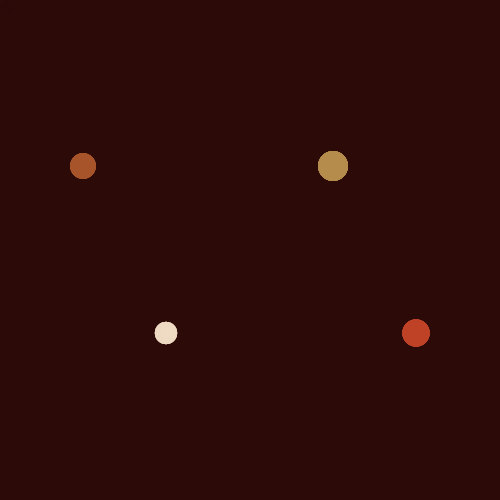
Frame 1 (no input)
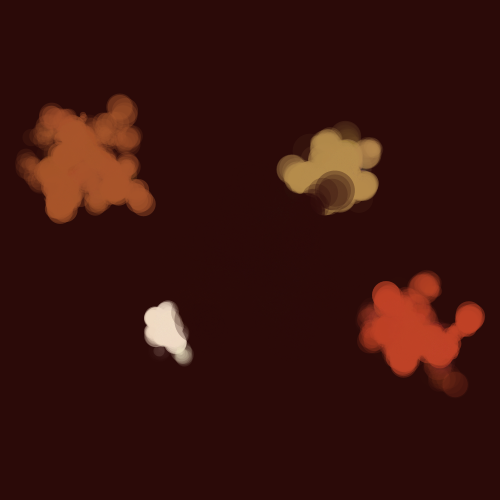
Frame 60 (the mouse pressed at the canvas centre just before this capture)
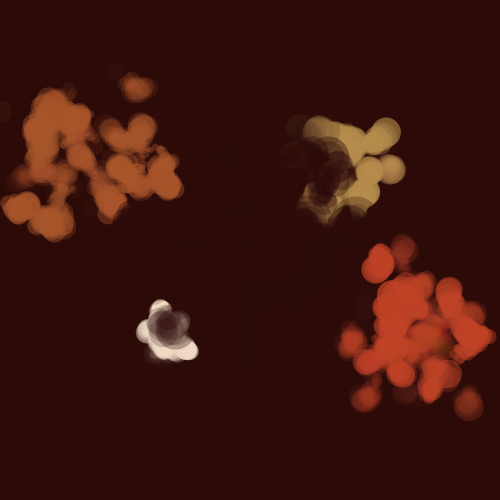
Frame 120 (the mouse held since frame 60 and released just before this capture)

The Processing sketch that drew these frames (run headless with seeded random() and noise(); from frame 60 on, the mouse is pressed at the canvas centre):

// Processing sketch: processing_116771
// ── processing_116771.pde

Cell[]myCells = new Cell [170];//161 cells

Cell myCell;

void setup() {
  size(500, 500); 
  colorMode(HSB, 360, 100, 100, 100);//sets colour to HSB and allows me to change the numbers if needed
  frameRate(60); //  the frame rate
  smooth(); // smooths "animation" 
  for (int i = 0; i < myCells.length; i++) { // i = 0 - till the end of the array "length"(i.e 170). 171  i's one for each integer between 0 and 170
    myCells[i] = new Cell(); // for each i a new Cell is created 
    if ( (i>= 0 ) && (i<40) ){ // cells 0-39 to positionA 
      myCells[i].setPosition(5*width/6, 2*height/3, 11, 80, 75, 5, 25);//(xl, yl, cH, cS, cB, v)
    }
    if ((i >=40) && (i<80)) { //cells40-79 to positionB 
      myCells[i].setPosition(width/6, height/3, 20, 75, 66, 6, 20);
    }
    if ((i>=80)&&(i<105)) {//cells 80-109 to positionC
      myCells[i].setPosition(2*width/3, height/3, 37, 58, 71, 4, 30);
    }
    if ((i>=105)&&(i<125)) {//cells 80-109 to positionD
      myCells[i].setPosition(width/3, 2*height/3, 31,18,94, 2, 10);
    }
    if (i>=125) {
      myCells[i].setPosition(width/2, height/2, 3,80,17,10, 40);
  }
  }
}

void draw() {
  background(3, 80, 17);//background colour
  
  for (int i = 0; i<myCells.length; i++) { // for all applicable values of i
    myCells[i].display();// each cell is run through the display function
    myCells[i].update();// each cell is run through the update function
  }

}

class Cell { // the cell class: each version of cell[i] is taken through this

  float xlocation; // the x location of the updated cell
  float ylocation; // the y location of the updated cell
  float variance; // the "wobble" limit of the cell each time 'update' is called
  float cHue, cSat, cBri, cAlph; // colour fields and opacity field
  float pxlocation; // the original xlocation
  float pylocation; // the original y location
  float dia; // diameter of the cells
  int num = 20; // num 
  float numbersy[] = new float[num]; // a new array is created to store the input of the previous x locations. num is the number of places stored
  float numbersx[] = new float[num]; //// a new array is created to store the input of the previous y locations. num is the number of places stored




  Cell() {//original colony
    dia= 30;
    cAlph=random(0, 60);
    pxlocation = xlocation - variance; // so pxlocation will always = the originally set xl/xlocation position. this does not update
    pylocation = ylocation - variance;// pylocation will always = the originally set yl/ylocation position. this does not update
  
  }
  

  void display() { // this function is the "drawing" of the cell
    fill(cHue, cSat, cBri, cAlph); 
    ellipse(xlocation, ylocation, dia, dia);
    strokeWeight(0.5);    
    int which = frameCount % num; // which is the r of (frame count / num) (i.e 310/20 = 15 r10) which = 10. for 1/20 the remainder is 1
    numbersx[which] = xlocation; // array numbersx [which (1-20)] = xlocation. and so, each 'which'is allocated an xlocation
    numbersy[which] = ylocation; // array numbersy [which (1-20)] = ylocation. and so, each 'which'is allocated an ylocation
      for (int j = 0; j < num; j++) { // from 0-num(20) i increases by 1 so in this example there are 21 'i's
   
    int index = (which+1 + j) % num; /* (which + 1 + (i = (0-21)) % num (20) 
    where the smallest index value is correlated to the largest values of j and 
    and the "oldest" in the array
     */
    noStroke();
    fill(cHue, cSat, cBri, cAlph -10);
    ellipse(numbersx[index], numbersy[index], (dia/3)+j, (dia/3)+j); // biggest index = smallest j value. width and height of trail cells corrolate to the diameter of the cell
  }
  }

  void update() {//changing values here will mean that the values are updated each time the cell is "drawn"
    xlocation += random(-variance, variance);
    ylocation += random(-variance, variance);
    dia+= random(-0.1* variance, 0.1* variance);
    }
  
  

  void setPosition(float xl, float yl, float cH, float cS, float cB, float v, float d) {
    /* this allows me to create many colonies with minimum code
     by giving value to the fields outside of the Cell class
     */

    xlocation = xl;
    ylocation = yl;
    cHue = cH;
    cSat = cS;
    cBri = cB;
    variance = v;
    pxlocation = xl - v;
    pylocation = yl - v;
    dia = d;
  }
  
  
}
